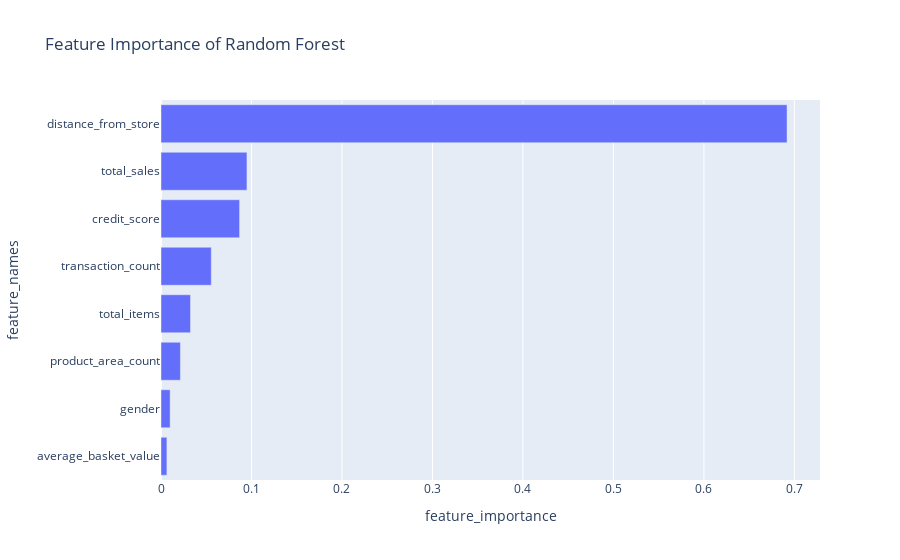

Notebook cell for this chart:
### Code cell
fig = px.bar(feature_importance_summary, x = 'feature_importance', y= 'feature_names', title = 'Feature Importance of Random Forest')
fig.show()

### Figure 1 — Plotly figure (JSON) as saved in the notebook; plotly's stock layout.template omitted (floating-point values rounded to 4 significant figures)
{"data": [{"alignmentgroup": "True", "hovertemplate": "feature_importance=%{x}<br>feature_names=%{y}<extra></extra>", "legendgroup": "", "marker": {"color": "#636efa", "pattern": {"shape": ""}}, "name": "", "offsetgroup": "", "orientation": "h", "showlegend": false, "textposition": "auto", "type": "bar", "x": [0.006512, 0.01009, 0.02146, 0.03261, 0.05559, 0.08686, 0.095, 0.6919], "xaxis": "x", "y": ["average_basket_value", "gender", "product_area_count", "total_items", "transaction_count", "credit_score", "total_sales", "distance_from_store"], "yaxis": "y"}], "layout": {"barmode": "relative", "legend": {"tracegroupgap": 0}, "title": {"text": "Feature Importance of Random Forest"}, "xaxis": {"anchor": "y", "domain": [0, 1], "title": {"text": "feature_importance"}}, "yaxis": {"anchor": "x", "domain": [0, 1], "title": {"text": "feature_names"}}}}
